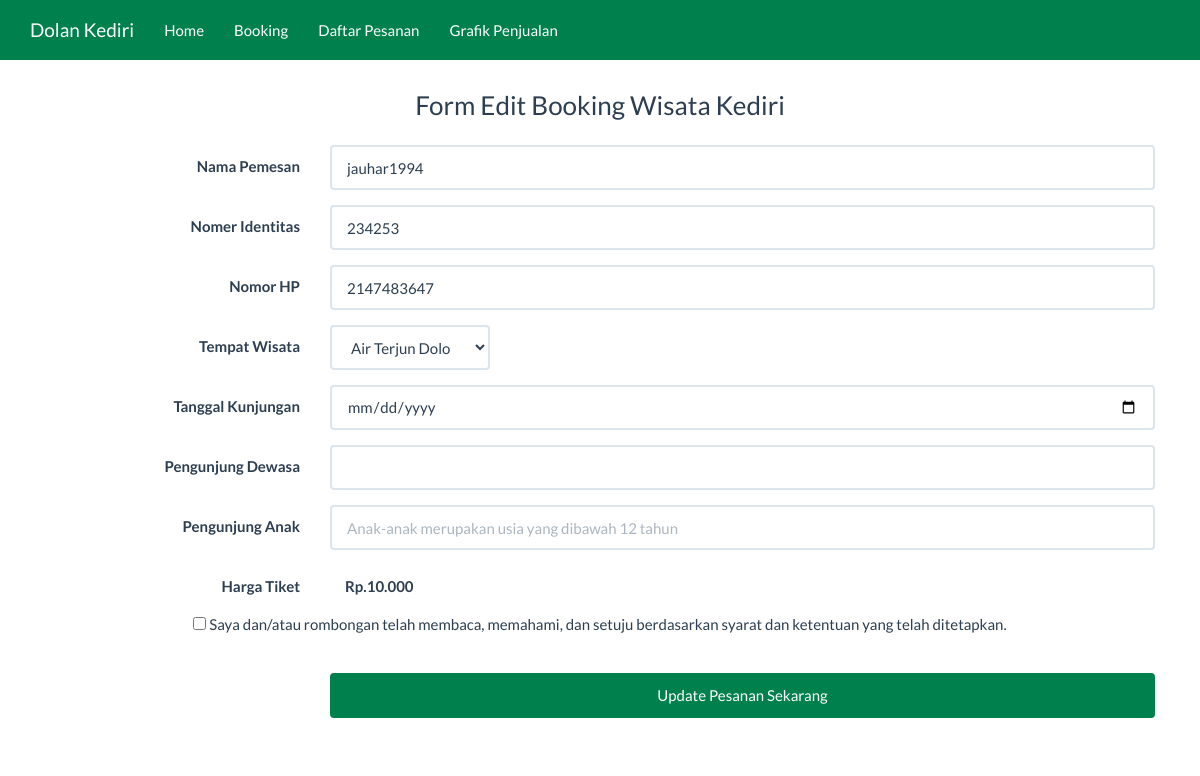
The page /edit.php?id=55 on the database its author committed.
### tables this page shows
CREATE TABLE `beli` (
  `id_beli` int(11) NOT NULL,
  `nama` varchar(255) NOT NULL,
  `noid` varchar(16) DEFAULT NULL,
  `nohp` varchar(15) DEFAULT NULL,
  `tmpwisata` varchar(255) NOT NULL,
  `tgl` date DEFAULT NULL,
  `pdewasa` int(11) DEFAULT NULL,
  `panak` int(11) DEFAULT NULL,
  `total` int(255) DEFAULT NULL
);

### edit.php (the view, shortened to what this page needs)
<?php
include('koneksi.php');
?>
<html lang="id">
<head>
    <link href="Assets/css/bootstrap.min.css" rel="stylesheet" type="text/css"/>
    <link href="Assets/css/dataTables.bootstrap.min.css" rel="stylesheet" type="text/css"/>
    <link href="Assets/font-awesome-4.5.0/css/font-awesome.min.css" rel="stylesheet" type="text/css"/>
</head>
<body>
<nav class="navbar navbar-inverse navbar-fixed-top">
<div class="container">
        <div class="navbar-header">
            <a class="navbar-brand" href="index.php">Dolan Kediri</a>
        </div>
        <div id="navbar" class="navbar-collapse collapse">
            <ul class="nav navbar-nav">
                <li><a href="index.php">Home</a></li>
                <li><a href="booking.php">Booking</a></li>
                <li><a href="data.php">Daftar Pesanan</a></li>
                <li><a href="grafik.php">Grafik Penjualan</a></li>
            </ul>
        </div>
    </div>
</nav>
<?php
$id_beli = $_GET['id'];
$ambil = mysqli_query($kon, "SELECT * FROM beli WHERE id_beli ='$id_beli'") or die ("SQL Edit error");
$data = mysqli_fetch_array($ambil);
?>
<div class="container">
<center><h3>Form Edit Booking Wisata Kediri</h3><center>
    <div class="row">
        <div class="col-xs-12">
            <div class="panel-body">
                <form class="form-horizontal" action="" method="post">
                    <div class="form-group">
                        <label for="nama" class="col-sm-3 control-label">Nama Pemesan</label>
                        <div class="col-sm-9">
                            <input type="text" name="nama" value="<?= $data['nama'] ?>" class="form-control"
                                   id="inputEmail3" placeholder="Inputkan Nama Anda" required>
                        </div>
                    </div>
                    <div class="form-group">
                        <label for="no_identitas" class="col-sm-3 control-label">Nomer Identitas</label>
                        <div class="col-sm-9">
                            <input type="text" name="noid" value="<?= $data['noid'] ?>"
                                   class="form-control" id="noid" placeholder="Inputkan no_identitas Anda"
                                   required>
                        </div>
                    </div>
                    <div class="form-group">
                        <label for="nohp" class="col-sm-3 control-label">Nomor HP</label>
                        <div class="col-sm-9">
                            <input type="text" name="nohp" value="<?= $data['nohp'] ?>" class="form-control"
                                   id="nohp" placeholder="Inputkan Nomer HP anda" required>
                        </div>
                    </div>
                    <div class="form-group">
                        <label for="status" class="col-sm-3 control-label">Tempat Wisata</label>
                        <div class="col-sm-2 col-xs-9">
                            <select name="tmpwisata" id="tmpwisata" class="form-control">
                                <option>Air Terjun Dolo</option>
                            </select>
                        </div>
                    </div>
                    <div class="form-group">
                        <label for="tgl" class="col-sm-3 control-label">Tanggal Kunjungan</label>
                        <div class="col-sm-9">
                            <input type="date" name="tgl" class="form-control" id="tgl"
                                   placeholder="Inputkan Tanggal Pengunjung" required>
                        </div>
                    </div>
                    <div class="form-group">
                        <label for="pdewasa" class="col-sm-3 control-label">Pengunjung Dewasa</label>
                        <div class="col-sm-9">
                            <input type="number" name="pdewasa" id="pdewasa" class="form-control">
                        </div>
                    </div>
                    <div class="form-group">
                        <label for="panak" class="col-sm-3 control-label">Pengunjung Anak</label>
                        <div class="col-sm-9">
                            <input type="number" name="panak" id="panak" class="form-control"
                            placeholder="Anak-anak merupakan usia yang dibawah 12 tahun" required>
                        </div>
                    </div>
                    <div class="form-group">
                        <label for="" class="col-sm-3 control-label">Harga Tiket </label>
                        <div class="col-sm-9">
                        <label for="" class="col-sm-1 control-label">Rp.10.000</label>
                        </div>
                    </div>
                    <div class="form-group">
                        <div class="form-group">
                            <input type="checkbox"required>
                            <h9>Saya dan/atau rombongan telah membaca, memahami, dan setuju berdasarkan
                                syarat dan ketentuan yang telah ditetapkan.
                             </h9><br>
                        </div>
                    </div>
                    <div class="form-group">
                        <div class="col-sm-offset-3 col-sm-9">
                            <button type="submit" class="btn btn-success">
                                <span class=""></span> Update Pesanan Sekarang
                            </button>
                        </div>
                    </div>
                </form>
            </div>
        </div>
    </div>
</div>
</body>
</html>

### edit.php (style rules this page uses)
body { margin-top: 70px; }
button { background-color: #4CAF50; color: white; padding: 14px 20px; margin: 8px 0; border: none; cursor: pointer; width: 100%; }

### rows shown on the page
beli: nama "jauhar1994", noid "234253", nohp "2147483647"
